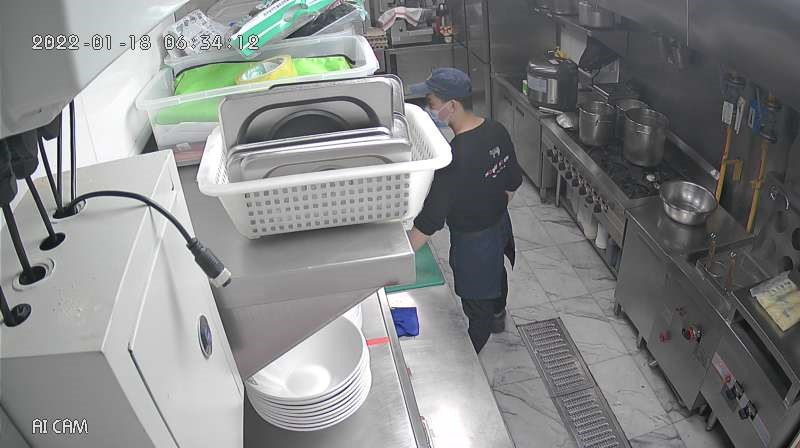
#> input picture data/images/4105a7dd6bf77715e6c24b4efbcf802.png, 800 x 448 px, found by its file name; its folder holds only this picture in this run
$ python '校准数据.py'
#> lines starting #> are read from the running program, lines starting #| are printed output that depends on the picture
#> further down, img is the input picture: shape (448, 800, 3); mean B, G, R 133.3, 133.1, 131.6
# prepare_calibration_data.py
import os
import cv2
import numpy as np

src_root = 'datasets/hat_nohat/images'
cal_img_num = 100  # 想要的图像个数
dst_root = 'datasets/helmet_01'

## 1. 从原始图像文件夹中获取100个图像作为校准数据
num_count = 0
img_names = []
for src_name in sorted(os.listdir(src_root)):
    if num_count > cal_img_num:
        break
    img_names.append(src_name)
    num_count += 1

# 检查目标文件夹是否存在，如果不存在就创建
if not os.path.exists(dst_root):
    os.system('mkdir {0}'.format(dst_root))


## 2 为每个图像转换
# 参考了OE中/open_explorer/ddk/samples/ai_toolchain/horizon_model_convert_sample/01_common/python/data/下的相关代码
# 转换代码写的很棒，很智能，考虑它并不是官方python包，所以我打算换一种写法

## 2.1 定义图像缩放函数，返回为np.float32
# 图像缩放为目标尺寸(W, H)
# 值得注意的是，缩放时候，长宽等比例缩放，空白的区域填充颜色为pad_value, 默认127
def imequalresize(img, target_size, pad_value=127.):
#> called with target_size = (640, 640), pad_value = 127
    target_w, target_h = target_size
    image_h, image_w = img.shape[:2]
#> image_h = 448; image_w = 800
    img_channel = 3 if len(img.shape) > 2 else 1
#> img_channel = 3

    # 确定缩放尺度，确定最终目标尺寸
    scale = min(target_w * 1.0 / image_w, target_h * 1.0 / image_h)
#> scale = 0.8
    new_h, new_w = int(scale * image_h), int(scale * image_w)
#> new_h = 358; new_w = 640

    resize_image = cv2.resize(img, (new_w, new_h))

    # 准备待返回图像
    pad_image = np.full(shape=[target_h, target_w, img_channel], fill_value=pad_value)

    # 将图像resize_image放置在pad_image的中间
    dw, dh = (target_w - new_w) // 2, (target_h - new_h) // 2
#> dw = 0; dh = 141
    pad_image[dh:new_h + dh, dw:new_w + dw, :] = resize_image
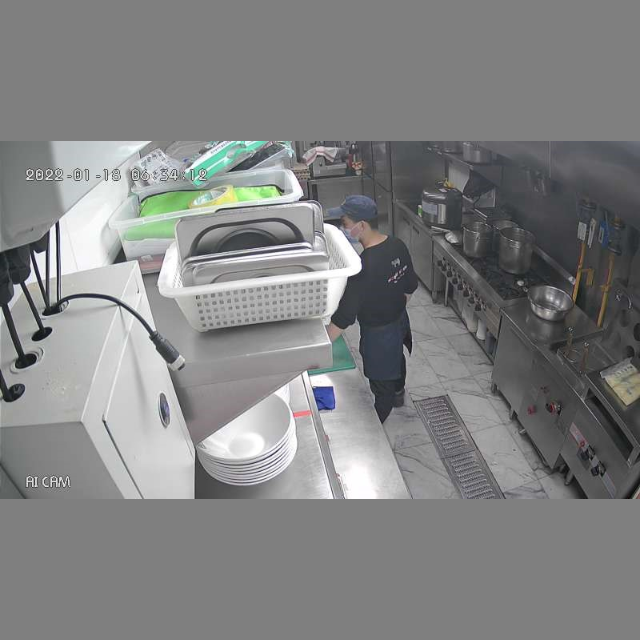
#> pad_image: shape (640, 640, 3) float64; mean R, G, B 129.5, 130.3, 130.5

    return pad_image


## 2.2 开始转换
for each_imgname in img_names:
    img_path = os.path.join(src_root, each_imgname)

    img = cv2.imread(img_path)  # BRG, HWC
    img = cv2.cvtColor(img, cv2.COLOR_BGR2RGB)  # RGB, HWC
    img = imequalresize(img, (640, 640))
    img = np.transpose(img, (2, 0, 1))  # RGB, CHW

    # 将图像保存到目标文件夹下
    dst_path = os.path.join(dst_root, each_imgname + '.rgbchw')
    print("write:%s" % dst_path)
    # 图像加载默认就是uint8，但是不加这个astype的话转换模型就会出错
    # 转换模型时候，加载进来的数据竟然是float64，不清楚内部是怎么加载的。
    img.astype(np.uint8).tofile(dst_path)

print('finish')

$ run again, on data/images/f849343e2bf25b022c4abb7a986528c.png
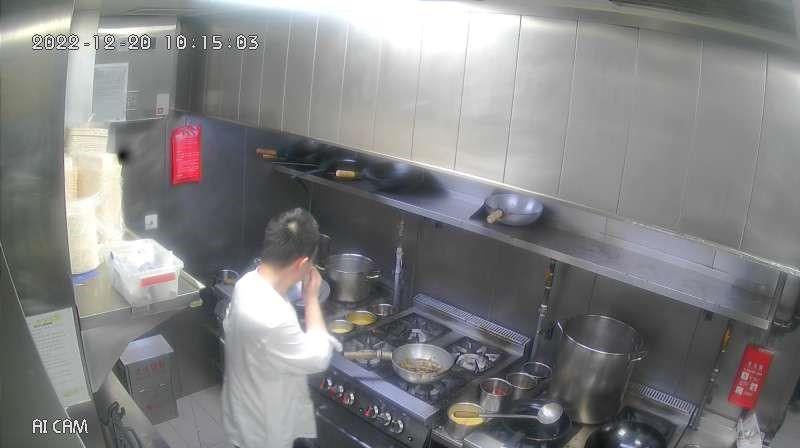
#> input picture data/images/f849343e2bf25b022c4abb7a986528c.png, 800 x 448 px, found by its file name
#> img is the input picture: shape (448, 800, 3); mean B, G, R 130.5, 129.5, 129.6
#> in imequalresize, `pad_image[dh:new_h + dh, dw:new_w + dw, :] = resize_image`:
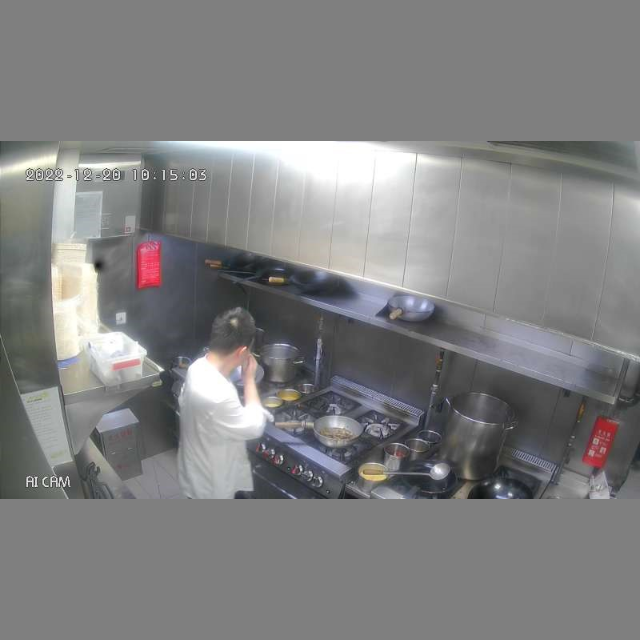
#> pad_image: shape (640, 640, 3) float64; mean R, G, B 128.4, 128.4, 128.9

$ run again, on data/images/zidane.jpg
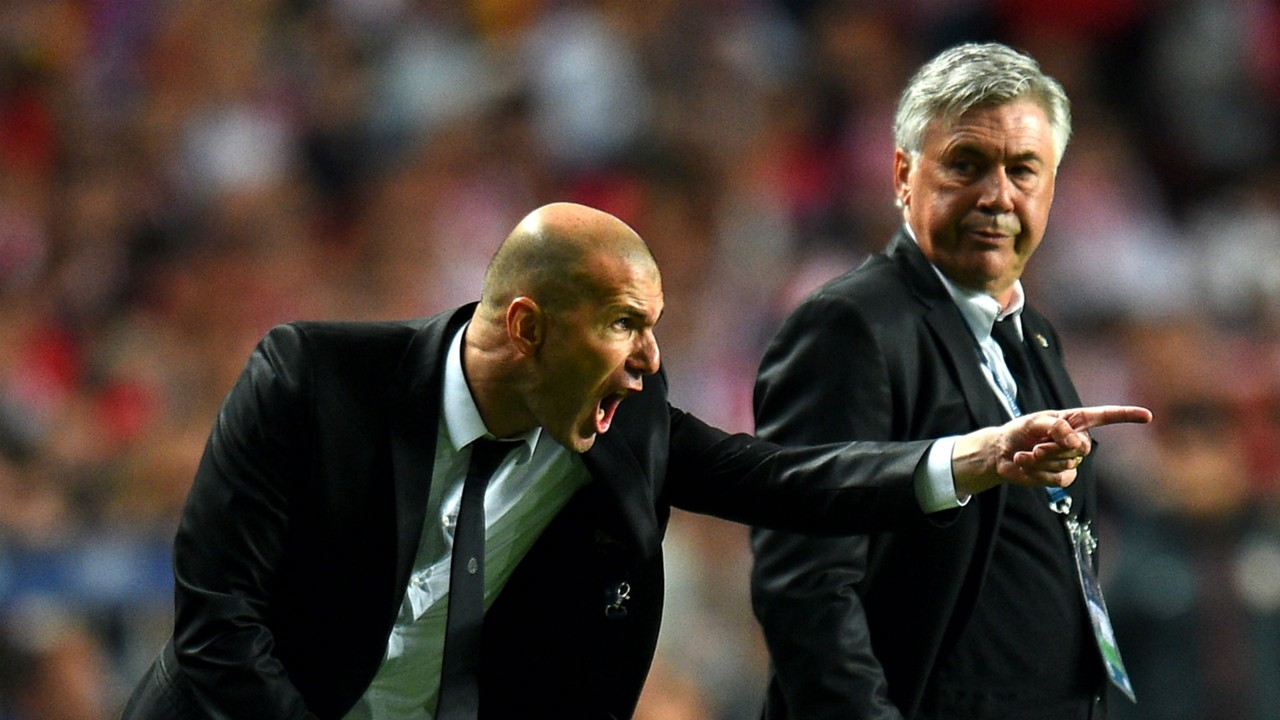
#> input picture data/images/zidane.jpg, 1280 x 720 px, found by its file name
#> img is the input picture: shape (720, 1280, 3); mean B, G, R 51.5, 58.3, 69.4
#> in imequalresize, `pad_image[dh:new_h + dh, dw:new_w + dw, :] = resize_image`:
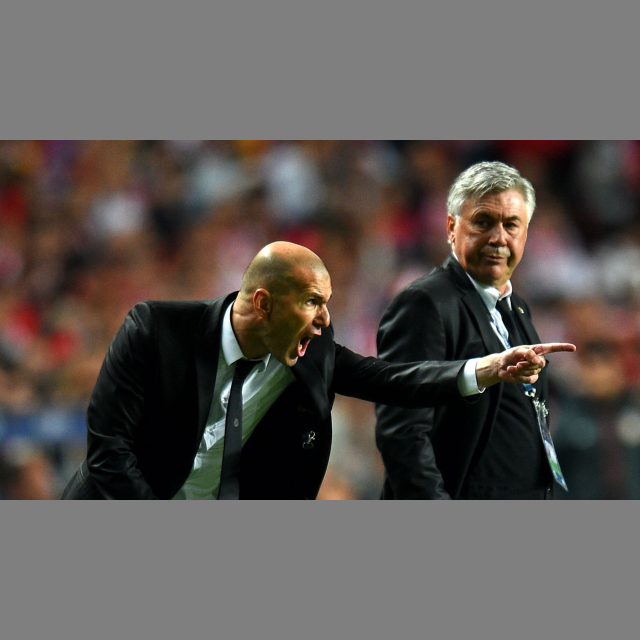
#> pad_image: shape (640, 640, 3) float64; mean R, G, B 94.7, 88.4, 84.6

$ run again, on data/images/681b6c64dd2292335c8913bc39ce60c.png
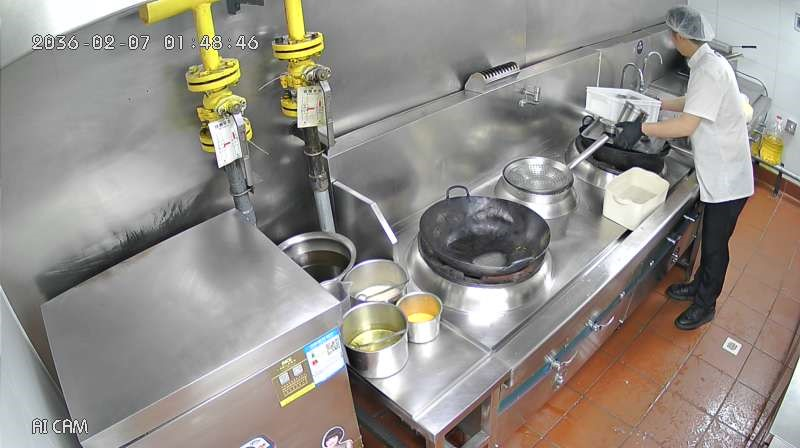
#> input picture data/images/681b6c64dd2292335c8913bc39ce60c.png, 800 x 448 px, found by its file name
#> img is the input picture: shape (448, 800, 3); mean B, G, R 137.3, 143.4, 148.5
#> in imequalresize, `pad_image[dh:new_h + dh, dw:new_w + dw, :] = resize_image`:
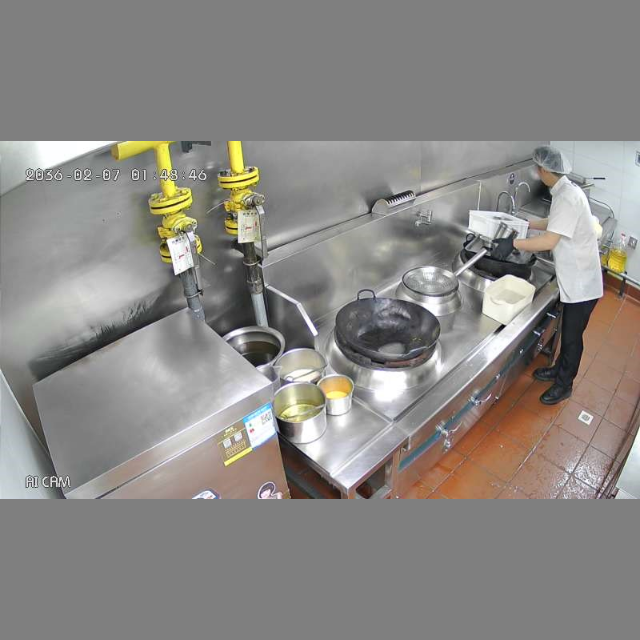
#> pad_image: shape (640, 640, 3) float64; mean R, G, B 139, 136.1, 132.7

$ run again, on data/images/7ee54c1186b7c0ec67a2da33cbda470.png
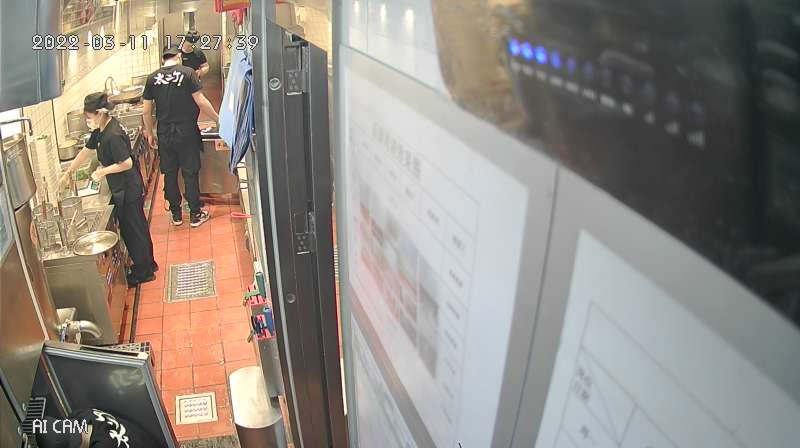
#> input picture data/images/7ee54c1186b7c0ec67a2da33cbda470.png, 800 x 448 px, found by its file name
#> img is the input picture: shape (448, 800, 3); mean B, G, R 129.8, 137.4, 144.2
#> in imequalresize, `pad_image[dh:new_h + dh, dw:new_w + dw, :] = resize_image`:
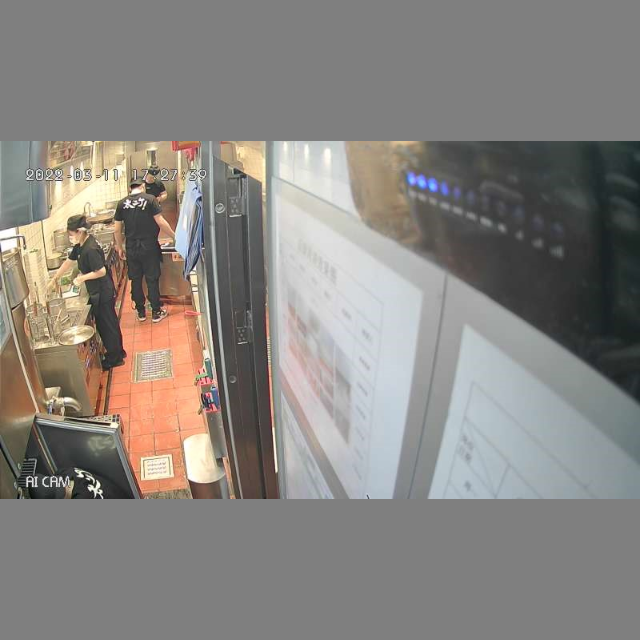
#> pad_image: shape (640, 640, 3) float64; mean R, G, B 136.6, 132.7, 128.5
